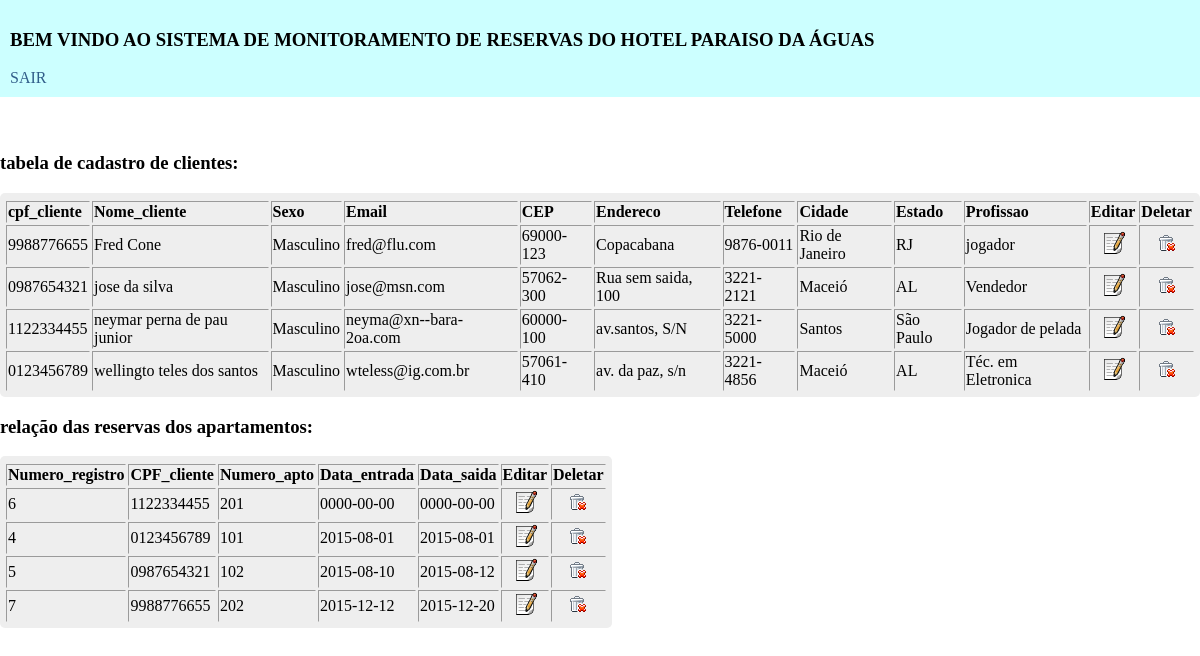
Page /painel_admin.php (signed in) on the committed database.
### tables this page shows
CREATE TABLE IF NOT EXISTS `cliente` (
  `CPF_cliente` varchar(11) NOT NULL,
  `Nome_cliente` varchar(50) NOT NULL,
  `Sexo` varchar(10) NOT NULL,
  `Email` varchar(50) NOT NULL,
  `CEP` varchar(20) NOT NULL,
  `Endereco` varchar(100) NOT NULL,
  `Telefone` varchar(20) NOT NULL,
  `Cidade` varchar(50) NOT NULL,
  `Estado` varchar(50) NOT NULL,
  `Profissao` varchar(50) NOT NULL,
  PRIMARY KEY (`CPF_cliente`),
  UNIQUE KEY `CPF_cliente` (`CPF_cliente`)
);

CREATE TABLE IF NOT EXISTS `hospedagem_reserva` (
  `Numero_registro` bigint(20) NOT NULL AUTO_INCREMENT,
  `CPF_cliente` varchar(11) NOT NULL,
  `Numero_apto` bigint(10) NOT NULL,
  `Data_entrada` date NOT NULL,
  `Data_saida` date NOT NULL,
  PRIMARY KEY (`Numero_registro`,`CPF_cliente`,`Numero_apto`),
  KEY `fk_cliente_hospefagem_idx` (`CPF_cliente`),
  KEY `fk_apartamento_hospedagem_idx` (`Numero_apto`)
);

### painel_admin.php (the view, shortened to what this page needs)
<!DOCTYPEhtml>
<?php
if(!isset($_SESSION['user_session']) && !isset($_SESSION['pwd_session'])){
	echo "<meta http-equiv='refresh' content='0, url=./'>";
}else{
?>
<html lang="pt-br">
<head>
	<link rel="stylesheet" type="text/css" href="css/estilo2.css">
</head>
<body>
	<header>
		<div class="header"><h3>BEM VINDO AO SISTEMA DE MONITORAMENTO DE RESERVAS DO HOTEL PARAISO DA ÁGUAS</h3>
		<a href="?go=sair">SAIR</a>
		</div><br><br>
	</header>
<table class="tab_cad" width="100%" border="1">
	<tr><h3>tabela de cadastro de clientes:</h3></tr>
			<tr>
				<td><b>cpf_cliente</b></td>
				<td><b>Nome_cliente</b></td>
				<td><b>Sexo</b></td>
				<td><b>Email</b></td>
				<td><b>CEP</b></td>
				<td><b>Endereco</b></td>
				<td><b>Telefone</b></td>
				<td><b>Cidade</b></td>
				<td><b>Estado</b></td>
				<td><b>Profissao</b></td>
				<td align="center"><b>Editar</b></td>
				<td align="center"><b>Deletar</b></td>
			</tr>
			<?php
				$query = mysql_query("SELECT * FROM cliente ORDER BY Nome_cliente") or die(mysql_error());
				while ($linha = mysql_fetch_object($query)) {
			?>
			<tr>
				<td><?php echo $linha->CPF_cliente ?></td>
				<td><?php echo $linha->Nome_cliente ?></td>
				<td><?php echo $linha->Sexo ?></td>
				<td><?php echo $linha->Email ?></td>
				<td><?php echo $linha->CEP ?></td>
				<td><?php echo $linha->Endereco ?></td>
				<td><?php echo $linha->Telefone ?></td>
				<td><?php echo $linha->Cidade ?></td>
				<td><?php echo $linha->Estado ?></td>
				<td><?php echo $linha->Profissao ?></td>
				<td align="center"><img src="img/editar.gif"></td>
				<td align="center"><a href="deletar.php?CPF_cliente=<?php echo $linha->CPF_cliente ?>"><img src="img/eliminar.gif"></a></td>
			</tr>
		<?php
		}
		?>
		</table>
		<table class="tab_cad" width="100%" border="1">
	<tr><h3>relação das reservas dos apartamentos:</h3></tr>
			<tr>
				<td><b>Numero_registro</b></td>
				<td><b>CPF_cliente</b></td>
				<td><b>Numero_apto</b></td>
				<td><b>Data_entrada</b></td>
				<td><b>Data_saida</b></td>
				<td align="center"><b>Editar</b></td>
				<td align="center"><b>Deletar</b></td>
			</tr>
			<?php
				$query = mysql_query("SELECT * FROM hospedagem_reserva ORDER BY Data_entrada") or die(mysql_error());
				while ($linha = mysql_fetch_object($query)) {
			?>
			<tr>
				<td><?php echo $linha->Numero_registro ?></td>
				<td><?php echo $linha->CPF_cliente ?></td>
				<td><?php echo $linha->Numero_apto ?></td>
				<td><?php echo $linha->Data_entrada ?></td>
				<td><?php echo $linha->Data_saida ?></td>
				<td align="center"><img src="img/editar.gif"></td>
				<td align="center"><a href="deletar.php?CPF_cliente=<?php echo $linha->CPF_cliente ?>"><img src="img/eliminar.gif"></a></td>
			</tr>
		<?php
		}
		?>
		</table>
	</body>
</html>
<?php
	}
?>

### css/estilo2.css (style rules this page uses)
body { margin: 0; padding: 0; outline: none; font-family: "calibri"; }
a:link, a:active, a:visited { color: #315e8a; text-decoration: none; }
.header { background: #ccffff; padding: 10px; }
.tab_cad { height: 35px; width: auto; border: none; border-radius: 5px; background-color: #EEE; padding: 4px; }

### rows in the picture
cliente: CPF_cliente "9988776655", Nome_cliente "Fred Cone", Sexo "Masculino", Email "fred@flu.com", CEP "69000-123", Endereco "Copacabana", Telefone "9876-0011", Cidade "Rio de Janeiro", Estado "RJ", Profissao "jogador"
cliente: CPF_cliente "0987654321", Nome_cliente "jose da silva", Sexo "Masculino", Email "jose@msn.com", CEP "57062-300", Endereco "Rua sem saida, 100", Telefone "3221-2121", Cidade "Maceió", Estado "AL", Profissao "Vendedor"
cliente: CPF_cliente "1122334455", Nome_cliente "neymar perna de pau junior", Sexo "Masculino", Email "neyma@xn--bara-2oa.com", CEP "60000-100", Endereco "av.santos, S/N", Telefone "3221-5000", Cidade "Santos", Estado "São Paulo", Profissao "Jogador de pelada"
cliente: CPF_cliente "0123456789", Nome_cliente "wellingto teles dos santos", Sexo "Masculino", Email "wteless@ig.com.br", CEP "57061-410", Endereco "av. da paz, s/n", Telefone "3221-4856", Cidade "Maceió", Estado "AL", Profissao "Téc. em Eletronica"
hospedagem_reserva: Numero_registro "6", CPF_cliente "1122334455", Numero_apto "201", Data_entrada "0000-00-00", Data_saida "0000-00-00"
hospedagem_reserva: Numero_registro "4", CPF_cliente "0123456789", Numero_apto "101", Data_entrada "2015-08-01", Data_saida "2015-08-01"
hospedagem_reserva: Numero_registro "5", CPF_cliente "0987654321", Numero_apto "102", Data_entrada "2015-08-10", Data_saida "2015-08-12"
hospedagem_reserva: Numero_registro "7", CPF_cliente "9988776655", Numero_apto "202", Data_entrada "2015-12-12", Data_saida "2015-12-20"
